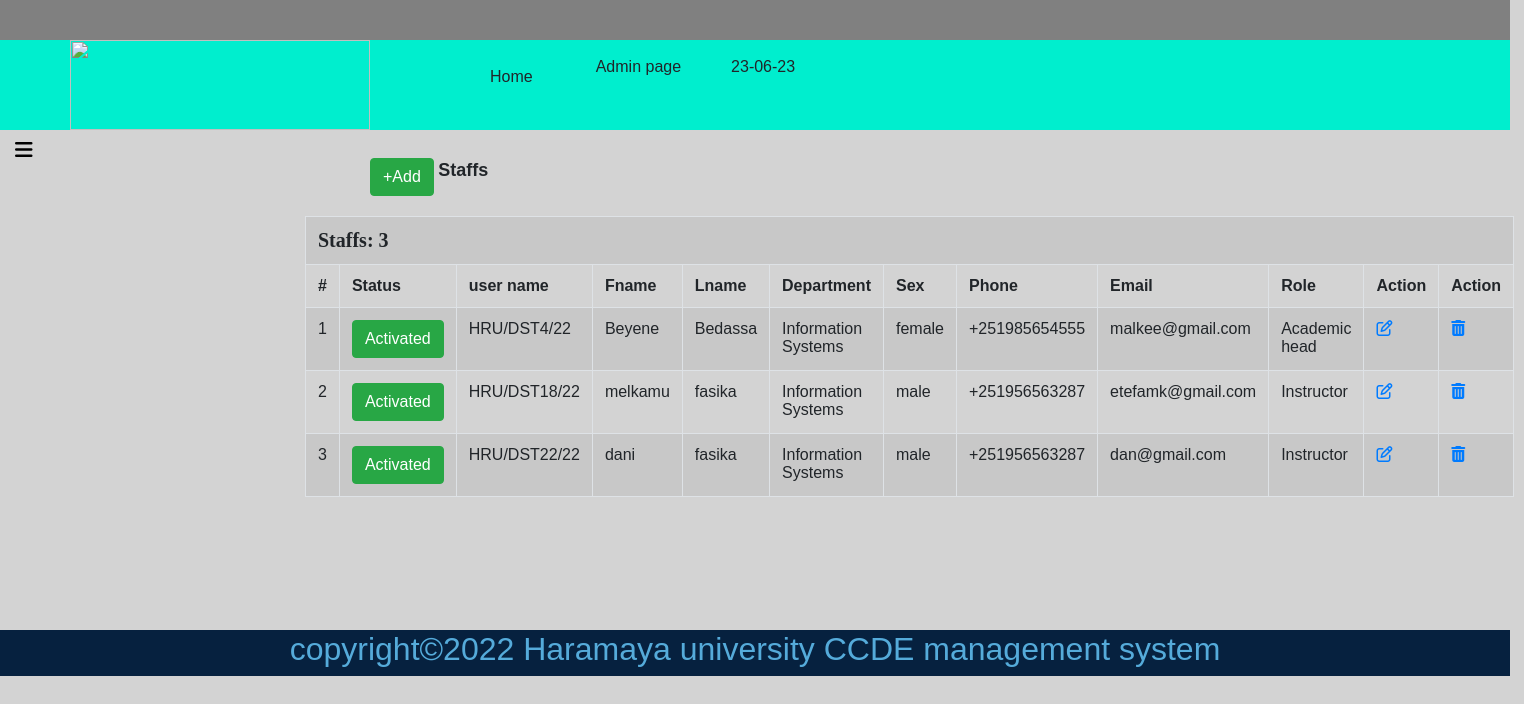
Screenshot of /Manage_staff.php (signed in) with the database file from the repository.
### tables this page shows
CREATE TABLE `staff_account` (
  `id` int(11) NOT NULL,
  `Staff_id` int(11) NOT NULL,
  `Uname` varchar(50) NOT NULL,
  `Password` varchar(50) NOT NULL,
  `Role` varchar(50) NOT NULL,
  `Status` int(1) NOT NULL
);

CREATE TABLE `staff` (
  `s_id` int(11) NOT NULL,
  `Fname` varchar(50) NOT NULL,
  `Lname` varchar(50) NOT NULL,
  `Department` int(50) NOT NULL,
  `sex` varchar(6) NOT NULL,
  `DOB` date NOT NULL,
  `Pnumber` text NOT NULL,
  `Email` varchar(50) NOT NULL
);

CREATE TABLE `department` (
  `dept_id` int(11) NOT NULL,
  `pro_id` int(11) NOT NULL,
  `dept_name` varchar(30) NOT NULL
);

### Manage_staff.php (the view, shortened to what this page needs)
<!DOCTYPE html>
<html>
<head>
  <link rel="stylesheet" href="bootstrap-4.0.0-dist/css/bootstrap.min.css" >
  <link rel="stylesheet" href="bootsrap/css/all.css" >
<link rel="stylesheet" type="text/css" href="stylle.css">
</head>
<body >
 <table border="0" width="1280px" bgcolor="lightgrey" align="center"  >
 	<tr>
        <td height="40px" bgcolor="grey" colspan="2">
        </td>
    </tr>
 	<tr>
 		<td height="90px" width="100px" bgcolor="Greece" >
  		    <img src="images/p2.png" width="300px" height="90px" style="margin-left: 70px">
        </td>
        <td width="100px" height="90px" colspan="2" bgcolor="Greece" >
       <ul>
           <li class="li"><a class="btn btn-default" href="Admin_page.php"> Home</a></li>
           <li class="li">Admin page</li>
           <li class="li"><?php echo date('d-m-y');?></li>
       </ul>
 		</td>
 	</tr>
 	<tr>
 		<td height="500px" colspan="1" width="270px">
          <?Php
              include('Side_bar_admin.php');
           ?>
     </td>
     <td style="padding-bottom: 100px;">
        <a style="margin-top: 10px;" class="btn btn-success" href="crt_staff_account.php" > +Add </a> <font size="4" face="monotype corsiva"  style="font-weight: bold; margin-top: 50px">Staffs </font>
    <div class="container">
         <table  class="table table-striped table-bordered table-hover" border="1" style="top: 0; margin-top: 20px; margin-left: -80px;">
            <tr>
                <td colspan="12">
                   <?php
                   include('connection.php');
                     $sql="SELECT *FROM staff";
                    $res=mysqli_query($con,$sql);
                    $count=mysqli_num_rows($res);
                   ?>
        <font style="font-weight: bold; font-size: 20; font-family: italic;">Staffs:  <?php  echo "$count" ?></font>
                </td>
            </tr>
            <tr>
                <th class="t_th" width="30px"> # </th>
                <th class="t_th" width="30px"> Status</th>
                <th class="t_th" width="200px"> user name </th>
                <th class="t_th" width="200px"> Fname </th>
                 <th class="t_th" width="200px"> Lname </th>
                 <th class="t_th" width="200px"> Department </th>
                  <th class="t_th" width="200px"> Sex </th>
                   <th class="t_th" width="200px"> Phone </th>
                    <th class="t_th" width="200px"> Email </th>
                    <th class="t_th" width="200px"> Role </th>
                <th class="t_th" width="50px"> Action </th>
            <th class="t_th" width="100px">Action</th>
            </tr>
              <?php
              include('connection.php');
                $sql="SELECT *FROM staff_account INNER JOIN staff ON staff_account.Staff_id=staff.s_id";
                $res=mysqli_query($con,$sql);
                if ($count>0) {
             $num = 1;
                while ($rows=mysqli_fetch_assoc($res)) {
               $id = $rows['s_id'];
               $dept=$rows['Department'];
              $deptt=mysqli_query($con,"SELECT *FROM department WHERE dept_id='$dept'");
              $rowss=mysqli_fetch_array($deptt);
             echo "<tr>";
              echo "<td >" .$num."</td>";
              if($rows['Status']==1)
                    {
                        echo"<td ><a class='btn btn-success' href = 'deactivate_staff.php?enable=".$id."'>
                        <span  title='disable' onclick='isendis();'>Activated</span></a></td>";
                    }
                    else if($rows['Status']==0)
                    {
                       echo"<td style='height:30px;' align = 'center' width = '1'><a class='btn btn-warning' href = 'activate_staff.php?disable=".$id."'>
                       <span  title='enable' onclick='isendis();'>Deactivated</span></a></td>";
                    }
              echo "<td >" .$rows['Uname']."</td>";
              echo "<td >" .$rows['Fname']."</td>";
              echo "<td >" .$rows['Lname']."</td>";
              echo "<td >" .$rowss['dept_name']."</td>";
              echo "<td >" .$rows['sex']."</td>";
              echo "<td >" .$rows['Pnumber']."</td>";
              echo "<td >" .$rows['Email']."</td>";
              echo "<td >" .$rows['Role'] ."</td>";
              ?>
             <td><a href="update_staff.php?s_id=<?php echo $rows['id'];?>" title="Edit student Details"><i class="fa fa-edit fa-1x"></i></a></td>
              <td><a onclick="return confirm('Are you sure you want to delete?')" href="delete_staff.php?s_id={<?php echo $rows['id'];?>" title="delete student"><i class="fa fa-trash fa-1x"></i></a></td>
             <?php
             $num++;
                }
                   }
              ?>
          </table>
</div>
     </td>
   </tr>
   <tr>
   	   <td height="30px" colspan="2" bgcolor ="#06213F">
        <?php
            include ('footer.php');
        ?>
    </td>
   </tr>
 </table>
</body>
</html>

### stylle.css (style rules this page uses)
* { margin: 0; padding: 0; box-sizing: border-box; font-family: "poppins", sans-serif; }
body { background-color: lightgrey; }

### Manage_staff.php (style rules this page uses)
ul { position: relative; margin-left: 05%; display: flex; }
ul .li { padding-left: 50px; list-style: none; }

### rows the page displays
staff_account: Uname "HRU/DST4/22", Staff.Fname "Beyene", Staff.Lname "Bedassa", department.dept_name "Information Systems", Staff.sex "female", Staff.Pnumber "+251985654555", Staff.Email "malkee@gmail.com", Role "Academic head"
staff_account: Uname "HRU/DST18/22", Staff.Fname "melkamu", Staff.Lname "fasika", department.dept_name "Information Systems", Staff.sex "male", Staff.Pnumber "+251956563287", Staff.Email "etefamk@gmail.com", Role "Instructor"
staff_account: Uname "HRU/DST22/22", Staff.Fname "dani", Staff.Lname "fasika", department.dept_name "Information Systems", Staff.sex "male", Staff.Pnumber "+251956563287", Staff.Email "dan@gmail.com", Role "Instructor"

### other values shown
$count "3"
